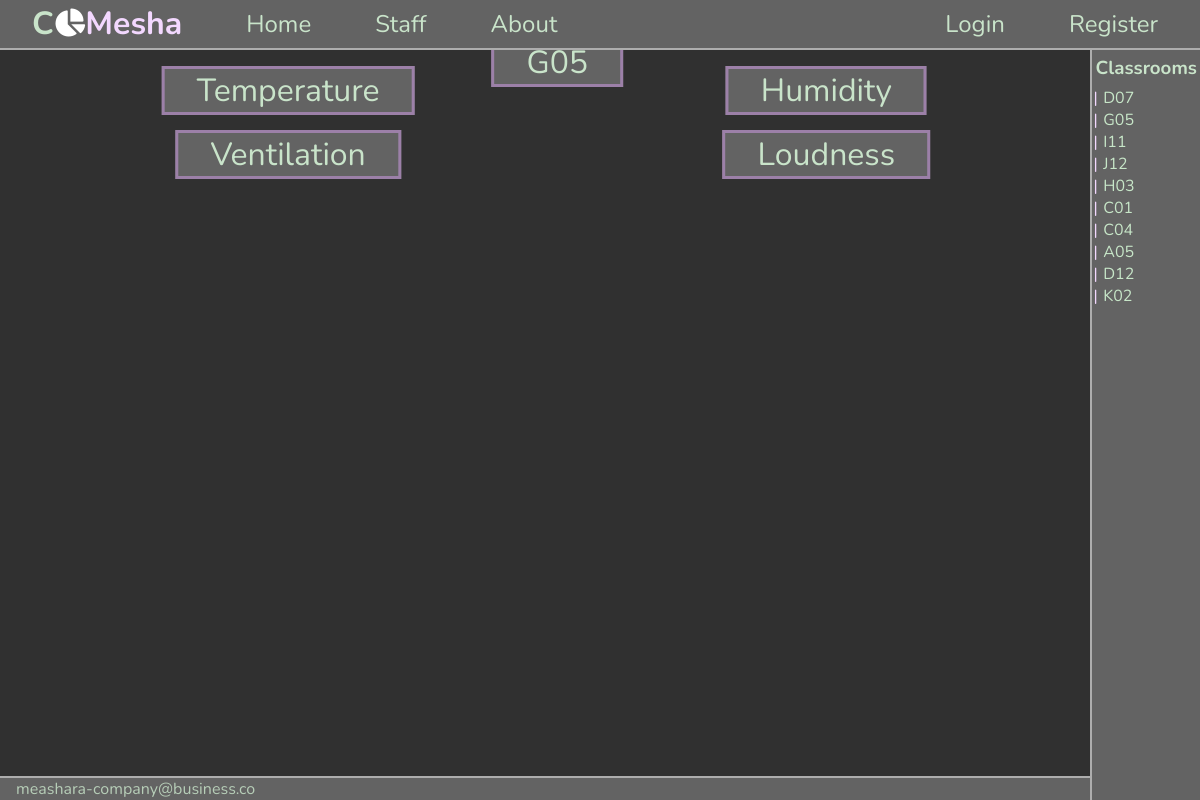
The page /classroom/G05 on the database its author committed.
### database.py (models this page shows)
class Classroom(db.Model):
    __tablename__ = 'Classrooms'
    ClassroomID = db.Column(db.Text, primary_key=True)
    Teachers = db.relationship('Teacher', secondary='TeacherClassrooms', backref='classrooms')

### server.py (the view)
@app.route("/classroom/<string:classroom_id>")
def analytics(classroom_id):
    if classroom_id not in get_classrooms():
        abort(404)
    data = kowalski_analyze(classroom_id)
    loudness = data[1]
    temperature = data[2]
    humidity = data[3]
    ventilation = data[4]
    return (render_template("pages/analytics.html",
                            classroom=classroom_id, loudness=loudness,
                            temperature=temperature, humidity=humidity,
                            ventilation=ventilation))

### server.py (called while the page is built)
def get_classrooms():
    class_list = []
    with app.app_context():
        result = Classroom.query.with_entities(Classroom.ClassroomID).all()
        for i in result:
            class_list.append(i[0])
    return class_list

def tuple_to_list(content=tuple, convert_date=bool):
    result = []
    if convert_date:
        for i in content:
            temp_list = []
            date = i[0].split('-')
            new_date = f"new Date({date[0]}, {date[1]}, {date[2]})"
            temp_list.append(new_date)
            temp_list.append(i[1])
            result.append(temp_list)
    else:
        for i in content:
            result.append([*i])
    return result

### templates/pages/analytics.html (shortened to what this page needs)
{% extends 'layout.html' %}\
{% block content %}
<div class="chart-container">
    <div class="title"><h1  class='classroom'> {{classroom}} </h1></div>
    <div class="temp_chart">
        <div class="title"><h1>Temperature</h1></div>
    </div>
    <div class="humidity_chart">
        <div class="title"><h1>Humidity</h1></div>
    </div>
    <div class="vent_chart">
        <div class="title"> <h1>Ventilation</h1> </div>
    </div>
    <div class="loud_chart">
        <div class="title"><h1>Loudness</h1></div>
    </div>
</div>
{% endblock %}

### templates/sidebar.html
<h3 id="classroom-header"> Classrooms </h3>
<ul class="classroom-list">
{% for classroom in classrooms %}
    <li class="classroom-list-items"> <a href="/classroom/{{classroom}}"> {{classroom}} </a> </li>
{% endfor %}
</ul>

### static/css/layout.css (style rules this page uses)
.chart-container { margin: auto; margin-top: 1%; display: grid; grid-template-rows: 0.1fr 1fr 1fr; grid-template-columns: 1fr 1fr; grid-template-areas: "title title" "temp humidity" "vent loud"; -moz-column-gap: 10px; column-gap: 10px; }
.chart-container > *:not(.title) { border: 4px var(--edge-color) solid; background-color: #4d4949; }
.title { grid-area: title; margin: auto; position: relative; }
.title > h1 { position: absolute; left: 50%; transform: translate(-50%, 0); top: -1.7em; z-index: 1; padding: 0rem 2rem; font-size: 2rem; background: #636363; border: solid #9c80a8; border-radius: 0; font-weight: normal; }
.temp_chart, .loud_chart, .humidity_chart, .vent_chart { padding: 0.5rem; border-radius: 1rem; }
.temp_chart { grid-area: temp; margin: auto; }
.loud_chart { margin: auto; margin-top: 5%; grid-area: loud; }
.humidity_chart { grid-area: humidity; margin: auto; }
.vent_chart { margin: auto; margin-top: 5%; grid-area: vent; }
#classroom-header { text-align: center; padding: 0; margin: 5% 0; }
.classroom-list { margin: 0; padding: 0; overflow-y: auto; }
.classroom-list-items { list-style: "|"; padding-left: 5%; margin-left: 5%; }
.classroom-list-items::marker { color: #F3D8FF; }
.classroom-list-items > a { color: #c7e6c8; }
:root { --text-color: #C9E4CA; --main-color: #636363; --main-color-darker: #303030; --border-color: white; --link-color: #F3D8FF; --small-box-color: #f3d8ff0e; --edge-color: #adadad; --react-color: #a195a7; }
html { box-sizing: border-box; min-width: 100vw; min-height: 100vh; font-family: "Nunito"; }
*, *:before, *:after { box-sizing: inherit; }
body { box-sizing: border-box; margin: 0; display: grid; width: 100vw; height: 100vh; grid-template-columns: 0.5fr 2fr 2fr 0.5fr; grid-template-rows: 0.2fr 4fr 4fr 0.2fr; grid-template-areas: "hd nav nav nav" "main main main sb" "main main main sb" "ft ft ft sb"; color: var(--text-color); background-color: var(--main-color); }
a { text-decoration: none; color: white; }

### rows shown on the page
Classroom: ClassroomID "D07"
Classroom: ClassroomID "G05"
Classroom: ClassroomID "I11"
Classroom: ClassroomID "J12"
Classroom: ClassroomID "H03"
Classroom: ClassroomID "C01"
Classroom: ClassroomID "C04"
Classroom: ClassroomID "A05"
Classroom: ClassroomID "D12"
Classroom: ClassroomID "K02"

### other values the page prints
{{ classroom }} "G05"
